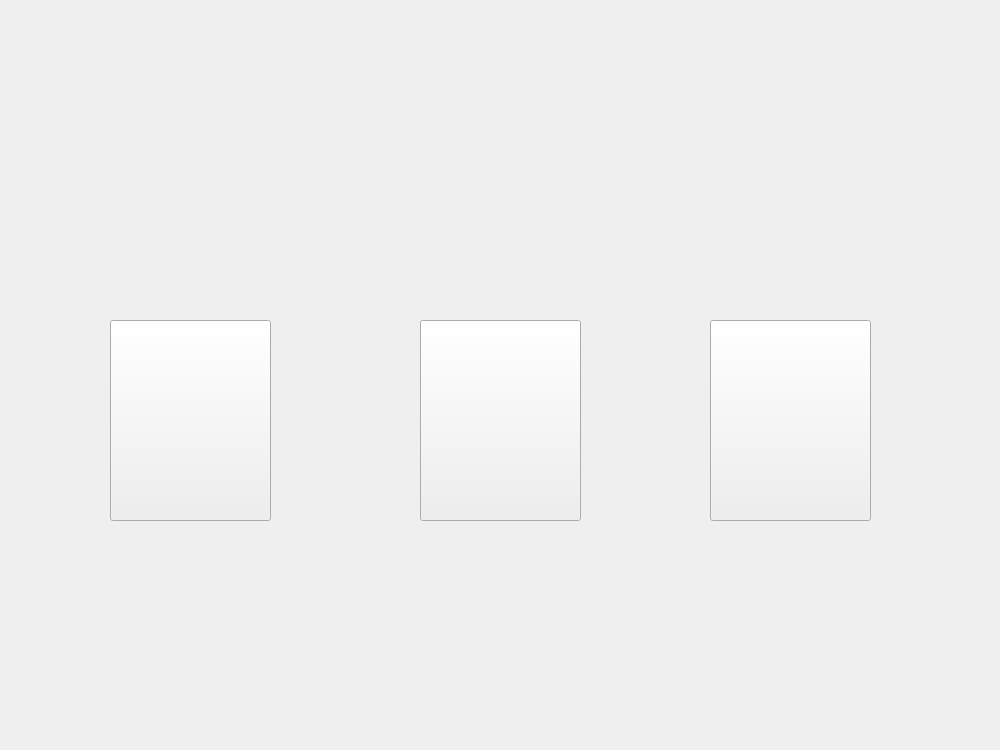
<?xml version="1.0" encoding="UTF-8"?>
<ui version="4.0">
 <class>MainWindow</class>
 <widget class="QMainWindow" name="MainWindow">
  <property name="geometry">
   <rect>
    <x>0</x>
    <y>0</y>
    <width>1000</width>
    <height>750</height>
   </rect>
  </property>
  <property name="windowTitle">
   <string>MainWindow</string>
  </property>
  <widget class="QWidget" name="centralwidget">
   <widget class="QLabel" name="Fond">
    <property name="geometry">
     <rect>
      <x>0</x>
      <y>0</y>
      <width>1001</width>
      <height>751</height>
     </rect>
    </property>
    <property name="text">
     <string/>
    </property>
    <property name="pixmap">
     <pixmap>Starter/ChoIx du starter.png</pixmap>
    </property>
    <property name="scaledContents">
     <bool>true</bool>
    </property>
   </widget>
   <widget class="QLabel" name="Bulbizarre">
    <property name="geometry">
     <rect>
      <x>390</x>
      <y>290</y>
      <width>231</width>
      <height>241</height>
     </rect>
    </property>
    <property name="text">
     <string/>
    </property>
    <property name="pixmap">
     <pixmap>Starter/Salamèche_face.png</pixmap>
    </property>
    <property name="scaledContents">
     <bool>true</bool>
    </property>
   </widget>
   <widget class="QLabel" name="Salameche">
    <property name="geometry">
     <rect>
      <x>80</x>
      <y>310</y>
      <width>231</width>
      <height>241</height>
     </rect>
    </property>
    <property name="text">
     <string/>
    </property>
    <property name="pixmap">
     <pixmap>Starter/Bulbizarre_face.png</pixmap>
    </property>
    <property name="scaledContents">
     <bool>true</bool>
    </property>
   </widget>
   <widget class="QLabel" name="Carapuce">
    <property name="geometry">
     <rect>
      <x>680</x>
      <y>300</y>
      <width>231</width>
      <height>241</height>
     </rect>
    </property>
    <property name="text">
     <string/>
    </property>
    <property name="pixmap">
     <pixmap>Starter/Carapuce_face.png</pixmap>
    </property>
    <property name="scaledContents">
     <bool>true</bool>
    </property>
   </widget>
   <widget class="QPushButton" name="ButtonBul">
    <property name="geometry">
     <rect>
      <x>110</x>
      <y>320</y>
      <width>161</width>
      <height>201</height>
     </rect>
    </property>
    <property name="text">
     <string/>
    </property>
   </widget>
   <widget class="QPushButton" name="ButtonSal">
    <property name="geometry">
     <rect>
      <x>420</x>
      <y>320</y>
      <width>161</width>
      <height>201</height>
     </rect>
    </property>
    <property name="text">
     <string/>
    </property>
    <property name="iconSize">
     <size>
      <width>222</width>
      <height>222</height>
     </size>
    </property>
   </widget>
   <widget class="QPushButton" name="ButtonCar">
    <property name="geometry">
     <rect>
      <x>710</x>
      <y>320</y>
      <width>161</width>
      <height>201</height>
     </rect>
    </property>
    <property name="text">
     <string/>
    </property>
   </widget>
  </widget>
 </widget>
 <resources/>
 <connections/>
</ui>
